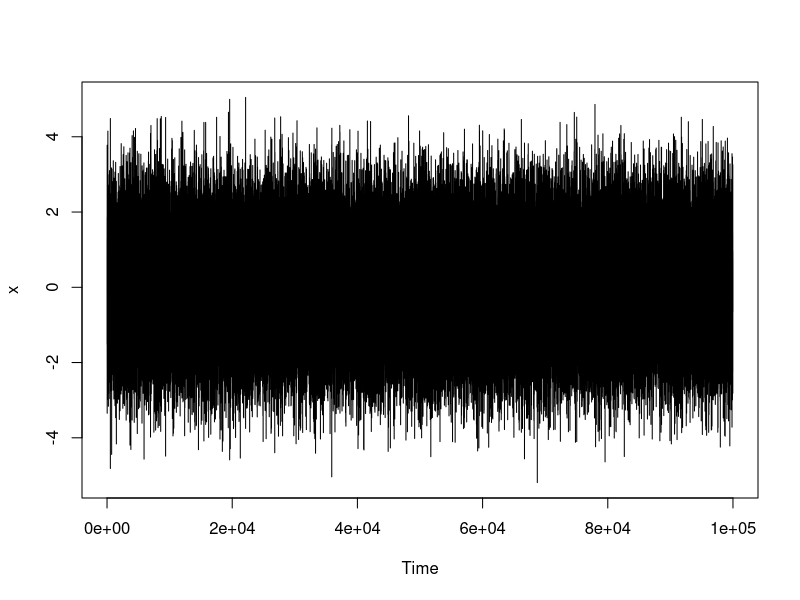
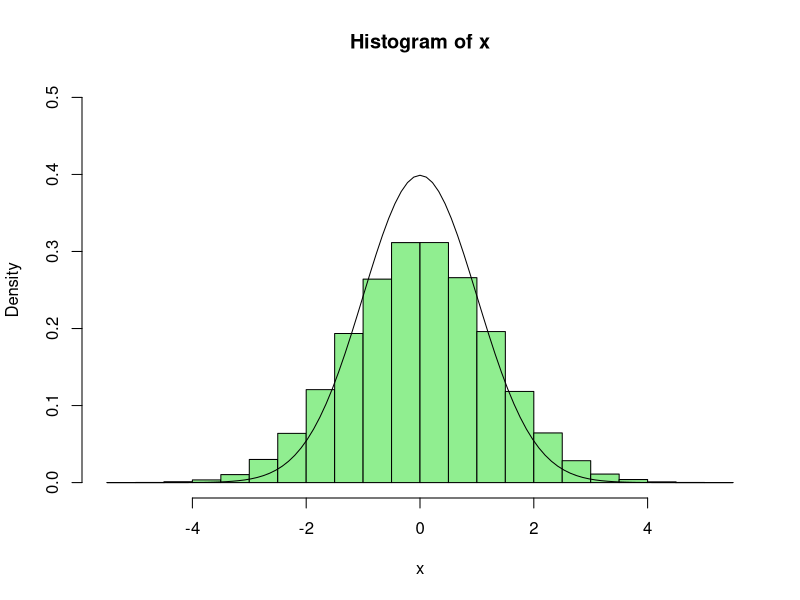

Recreate these plots in R, in order.
#------------------------------------------------------------------------------------------------
#                                Markov Chain
#==============================================================================================

# theta has gamma distribution


setwd("D:/Git projects/college_works/Bayesian Simulation")


#----- Discrete MC


# Randon walk is a Markov process


set.seed(34)

n = 100000
x = numeric(n)
phi = -0.6

for (i in 2:n) {
  x[i] = rnorm(1, mean=x[i-1]*phi, sd=1.0)
}

plot.ts(x)


hist(x, freq = F, col = 'lightgreen', ylim = c(0,0.5))
curve(dnorm(x), add=T)
legend(2, 0.6, legend = 'Theoretical\n Stationary Dist.', col='red', lty=1, bty="n")


#----- Continuous MC

# Q is a Markov matrix



Q = matrix(c(0.0, 0.5, 0.0, 0.0, 0.5,
             0.5, 0.0, 0.5, 0.0, 0.0,
             0.0, 0.5, 0.0, 0.5, 0.0,
             0.0, 0.0, 0.5, 0.0, 0.5,
             0.5, 0.0, 0.0, 0.5, 0.0), 
           nrow=5, byrow=TRUE)



# probability of secret number being 3 given the current value is 1  (Two step ahead)


(Q%*%Q)[1,3]



#probability distribution of the your secret number in the distant future, 
#say p(Xt+h|Xt) where h is a large number.


Q5 = Q %*% Q %*% Q %*% Q %*% Q # h=5 steps in the future
round(Q5, 3)



# h=30


Q20 = Q


for(i in 1:20){
  Q20 = Q20%*%Q
  
}

round(Q20, 3)






# h=100


Q100 = Q


for(i in 1:100){
  Q100 = Q100%*%Q
  
}

round(Q100, 3)




# Markov chain has estationary distribution















